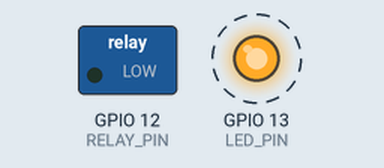
A sketch run on a simulated ESP8266 (NodeMCU). Parts: switched loads named in the sketch (green lamp = pin HIGH), output pins drawn as LEDs (lit = HIGH). Dashed ring = blinking. What the sketch prints to the serial monitor is not drawn.

Above: at 1.9 s.
Timing chart, 0 to 5.6 s (numbered marks = the images above):
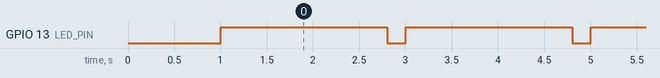

Measured:
- by itself, GPIO 13 (LED_PIN): alternates HIGH for 1.8 s and LOW for 0.20 s

The sketch:

sonoff-ap-1.ino
```cpp
// Sonoff AP
// Simple AP to advertise mains power availabilty.

#include <ESP8266WiFi.h>

// WiFi Definitions //
const char WiFiAPPSK[] = "password";  // Set the wifi passphrase here
const char WiFiSSID[] = "Sonoff-AP";  // Set the wifi SSID here
const int WiFiCHAN = 13;         // Set the wifi Channel here
const int WiFiHIDE = 1;          // Set the wifi Hidden here

// Pin Definitions //
const int LED_PIN = 13;     // Sonoff green LED
const int RELAY_PIN = 12;   // Sonoff relay

void setup()
{
  pinMode(RELAY_PIN, OUTPUT);
  pinMode(LED_PIN, OUTPUT);
  digitalWrite(LED_PIN, LOW);    // LED ON
  digitalWrite(RELAY_PIN, LOW);  //Relay OFF

  Serial.begin(115200);
  delay(1000);

  WiFi.mode(WIFI_AP);
  WiFi.softAP(WiFiSSID, WiFiAPPSK, WiFiCHAN, WiFiHIDE);

  Serial.print("\nSonoff AP Ver 1.0 \n");
  Serial.print("SSID: ");
  Serial.print(WiFiSSID);
  Serial.print("   Channel: ");
  Serial.print(WiFiCHAN);
  Serial.print("   IP Addr: ");
  Serial.print(WiFi.softAPIP());
  Serial.println("");
}

void loop()
{
  Serial.print("\nWiFi status: ");
  Serial.print(WiFi.status());
  Serial.print("   Connected stations: ");
  Serial.print(WiFi.softAPgetStationNum());
  Serial.println("");

  digitalWrite(RELAY_PIN, LOW); // Relay OFF
  digitalWrite(LED_PIN, HIGH);  // LED OFF
	delay (1800);
  digitalWrite(LED_PIN, LOW);   // LED ON
	delay(200);
}
```
